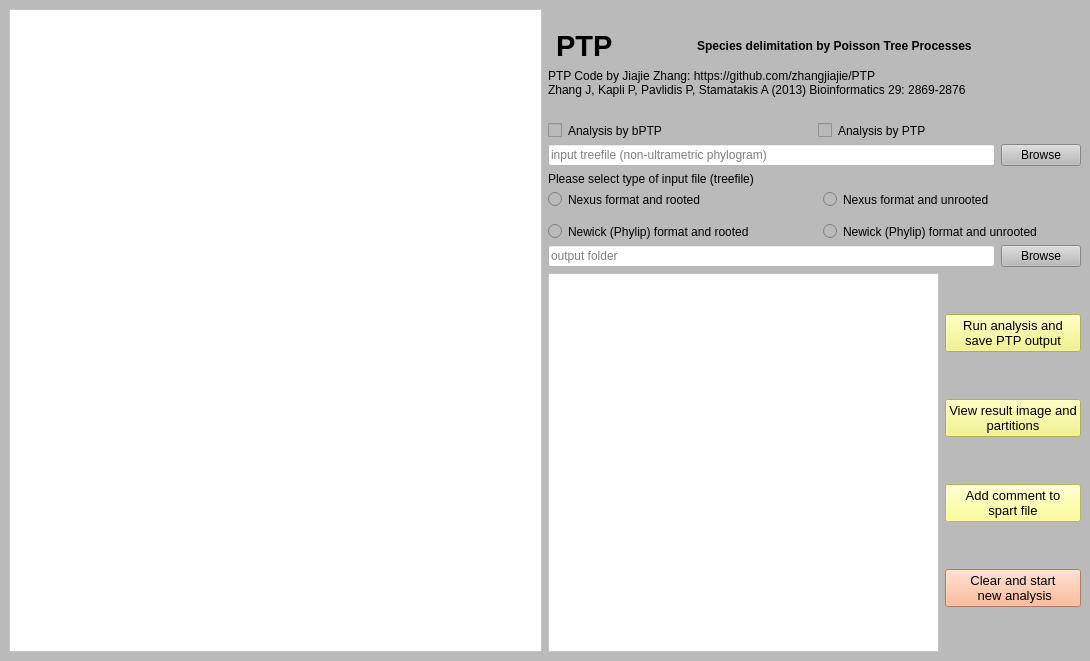
<?xml version="1.0" encoding="UTF-8"?>
<ui version="4.0">
 <class>MainWindow</class>
 <widget class="QMainWindow" name="MainWindow">
  <property name="geometry">
   <rect>
    <x>0</x>
    <y>0</y>
    <width>1090</width>
    <height>661</height>
   </rect>
  </property>
  <property name="windowTitle">
   <string>PTP species delimitation</string>
  </property>
  <property name="windowIcon">
   <iconset resource="../photo.qrc">
    <normaloff>:/icons/PTP_icon_transparent.png</normaloff>:/icons/PTP_icon_transparent.png</iconset>
  </property>
  <property name="autoFillBackground">
   <bool>false</bool>
  </property>
  <property name="styleSheet">
   <string notr="true">background-color: rgb(186, 186, 186);
border-color: rgb(200, 5, 51);
border-color: rgb(147, 245, 255);
border-bottom-color: rgb(96, 96, 200);</string>
  </property>
  <widget class="QWidget" name="centralwidget">
   <layout class="QHBoxLayout" name="horizontalLayout_9">
    <item>
     <layout class="QHBoxLayout" name="horizontalLayout_8">
      <item>
       <widget class="QGraphicsView" name="graphicsView_2">
        <property name="maximumSize">
         <size>
          <width>700</width>
          <height>16777215</height>
         </size>
        </property>
        <property name="styleSheet">
         <string notr="true">background-color: rgb(255, 255, 255);</string>
        </property>
       </widget>
      </item>
      <item>
       <layout class="QVBoxLayout" name="verticalLayout_7">
        <item>
         <layout class="QHBoxLayout" name="horizontalLayout_7">
          <item>
           <layout class="QVBoxLayout" name="verticalLayout_6">
            <item>
             <widget class="QLabel" name="label_7">
              <property name="text">
               <string/>
              </property>
             </widget>
            </item>
            <item>
             <layout class="QHBoxLayout" name="horizontalLayout_4">
              <item>
               <widget class="QLabel" name="label_5">
                <property name="font">
                 <font>
                  <pointsize>22</pointsize>
                  <weight>75</weight>
                  <bold>true</bold>
                 </font>
                </property>
                <property name="text">
                 <string> PTP</string>
                </property>
                <property name="alignment">
                 <set>Qt::AlignLeading|Qt::AlignLeft|Qt::AlignTop</set>
                </property>
               </widget>
              </item>
              <item>
               <widget class="QLabel" name="label">
                <property name="font">
                 <font>
                  <weight>75</weight>
                  <bold>true</bold>
                 </font>
                </property>
                <property name="text">
                 <string>Species delimitation by Poisson Tree Processes </string>
                </property>
               </widget>
              </item>
             </layout>
            </item>
           </layout>
          </item>
          <item>
           <widget class="QLabel" name="label_6">
            <property name="maximumSize">
             <size>
              <width>100</width>
              <height>80</height>
             </size>
            </property>
            <property name="text">
             <string/>
            </property>
            <property name="pixmap">
             <pixmap>../icons/copy_21mm.png</pixmap>
            </property>
            <property name="scaledContents">
             <bool>true</bool>
            </property>
           </widget>
          </item>
         </layout>
        </item>
        <item>
         <layout class="QVBoxLayout" name="verticalLayout_5">
          <item>
           <layout class="QVBoxLayout" name="verticalLayout_4">
            <item>
             <widget class="QLabel" name="label_3">
              <property name="text">
               <string>PTP Code by Jiajie Zhang: https://github.com/zhangjiajie/PTP
Zhang J, Kapli P, Pavlidis P, Stamatakis A (2013) Bioinformatics 29: 2869-2876</string>
              </property>
             </widget>
            </item>
            <item>
             <widget class="QLabel" name="label_4">
              <property name="font">
               <font>
                <family>Arial</family>
                <pointsize>9</pointsize>
                <weight>75</weight>
                <bold>true</bold>
               </font>
              </property>
              <property name="text">
               <string/>
              </property>
             </widget>
            </item>
           </layout>
          </item>
          <item>
           <layout class="QHBoxLayout" name="horizontalLayout_6">
            <item>
             <widget class="QCheckBox" name="checkBox">
              <property name="text">
               <string>Analysis by bPTP</string>
              </property>
             </widget>
            </item>
            <item>
             <widget class="QCheckBox" name="checkBox_2">
              <property name="text">
               <string>Analysis by PTP</string>
              </property>
             </widget>
            </item>
           </layout>
          </item>
          <item>
           <layout class="QHBoxLayout" name="horizontalLayout_2">
            <item>
             <widget class="QLineEdit" name="lineEdit">
              <property name="styleSheet">
               <string notr="true">background-color: rgb(255, 255, 255);</string>
              </property>
              <property name="placeholderText">
               <string>input treefile (non-ultrametric phylogram)</string>
              </property>
             </widget>
            </item>
            <item>
             <widget class="QPushButton" name="pushButton">
              <property name="text">
               <string>Browse</string>
              </property>
             </widget>
            </item>
           </layout>
          </item>
          <item>
           <widget class="QLabel" name="label_2">
            <property name="text">
             <string>Please select type of input file (treefile)</string>
            </property>
           </widget>
          </item>
          <item>
           <layout class="QHBoxLayout" name="horizontalLayout_5">
            <property name="spacing">
             <number>17</number>
            </property>
            <item>
             <layout class="QVBoxLayout" name="verticalLayout">
              <item>
               <widget class="QRadioButton" name="radioButton">
                <property name="text">
                 <string>Nexus format and rooted</string>
                </property>
               </widget>
              </item>
              <item>
               <widget class="QRadioButton" name="radioButton_2">
                <property name="text">
                 <string>Newick (Phylip) format and rooted</string>
                </property>
               </widget>
              </item>
             </layout>
            </item>
            <item>
             <layout class="QVBoxLayout" name="verticalLayout_3">
              <item>
               <widget class="QRadioButton" name="radioButton_4">
                <property name="text">
                 <string>Nexus format and unrooted</string>
                </property>
               </widget>
              </item>
              <item>
               <widget class="QRadioButton" name="radioButton_3">
                <property name="text">
                 <string>Newick (Phylip) format and unrooted</string>
                </property>
               </widget>
              </item>
             </layout>
            </item>
           </layout>
          </item>
          <item>
           <layout class="QHBoxLayout" name="horizontalLayout_3">
            <item>
             <widget class="QLineEdit" name="lineEdit_2">
              <property name="styleSheet">
               <string notr="true">background-color: rgb(255, 255, 255);</string>
              </property>
              <property name="placeholderText">
               <string>output folder</string>
              </property>
             </widget>
            </item>
            <item>
             <widget class="QPushButton" name="pushButton_2">
              <property name="text">
               <string>Browse</string>
              </property>
             </widget>
            </item>
           </layout>
          </item>
          <item>
           <layout class="QHBoxLayout" name="horizontalLayout">
            <item>
             <widget class="QGraphicsView" name="graphicsView">
              <property name="styleSheet">
               <string notr="true">background-color: rgb(255, 255, 255);</string>
              </property>
              <property name="interactive">
               <bool>false</bool>
              </property>
             </widget>
            </item>
            <item>
             <layout class="QVBoxLayout" name="verticalLayout_2">
              <item>
               <widget class="QPushButton" name="pushButton_3">
                <property name="font">
                 <font>
                  <pointsize>10</pointsize>
                  <italic>false</italic>
                 </font>
                </property>
                <property name="styleSheet">
                 <string notr="true">background-color: rgb(255, 255, 255);
background-color: rgb(243, 243, 121);</string>
                </property>
                <property name="text">
                 <string>Run analysis and 
save PTP output</string>
                </property>
               </widget>
              </item>
              <item>
               <widget class="QPushButton" name="pushButton_4">
                <property name="font">
                 <font>
                  <pointsize>10</pointsize>
                 </font>
                </property>
                <property name="styleSheet">
                 <string notr="true">background-color: rgb(255, 255, 255);
background-color: rgb(243, 243, 121);</string>
                </property>
                <property name="text">
                 <string>View result image and 
partitions</string>
                </property>
               </widget>
              </item>
              <item>
               <widget class="QPushButton" name="pushButton_7">
                <property name="font">
                 <font>
                  <pointsize>10</pointsize>
                  <italic>false</italic>
                 </font>
                </property>
                <property name="styleSheet">
                 <string notr="true">background-color: rgb(255, 255, 127);</string>
                </property>
                <property name="text">
                 <string>Add comment to 
spart file</string>
                </property>
               </widget>
              </item>
              <item>
               <widget class="QPushButton" name="pushButton_5">
                <property name="font">
                 <font>
                  <pointsize>10</pointsize>
                 </font>
                </property>
                <property name="styleSheet">
                 <string notr="true">background-color: rgb(255, 170, 127);</string>
                </property>
                <property name="text">
                 <string>Clear and start
 new analysis</string>
                </property>
               </widget>
              </item>
             </layout>
            </item>
           </layout>
          </item>
         </layout>
        </item>
       </layout>
      </item>
     </layout>
    </item>
   </layout>
  </widget>
 </widget>
 <resources>
  <include location="../photo.qrc"/>
  <include location="../photo.qrc"/>
 </resources>
 <connections/>
</ui>
